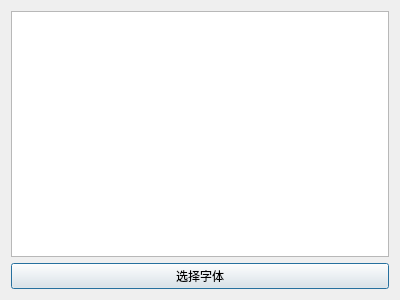
<?xml version="1.0" encoding="UTF-8"?>
<ui version="4.0">
 <class>Dialog</class>
 <widget class="QDialog" name="Dialog">
  <property name="geometry">
   <rect>
    <x>0</x>
    <y>0</y>
    <width>400</width>
    <height>300</height>
   </rect>
  </property>
  <property name="windowTitle">
   <string>Dialog</string>
  </property>
  <layout class="QVBoxLayout" name="verticalLayout">
   <item>
    <widget class="QTextEdit" name="textEdit"/>
   </item>
   <item>
    <widget class="QPushButton" name="pushButton">
     <property name="text">
      <string>选择字体</string>
     </property>
    </widget>
   </item>
  </layout>
 </widget>
 <resources/>
 <connections/>
</ui>
